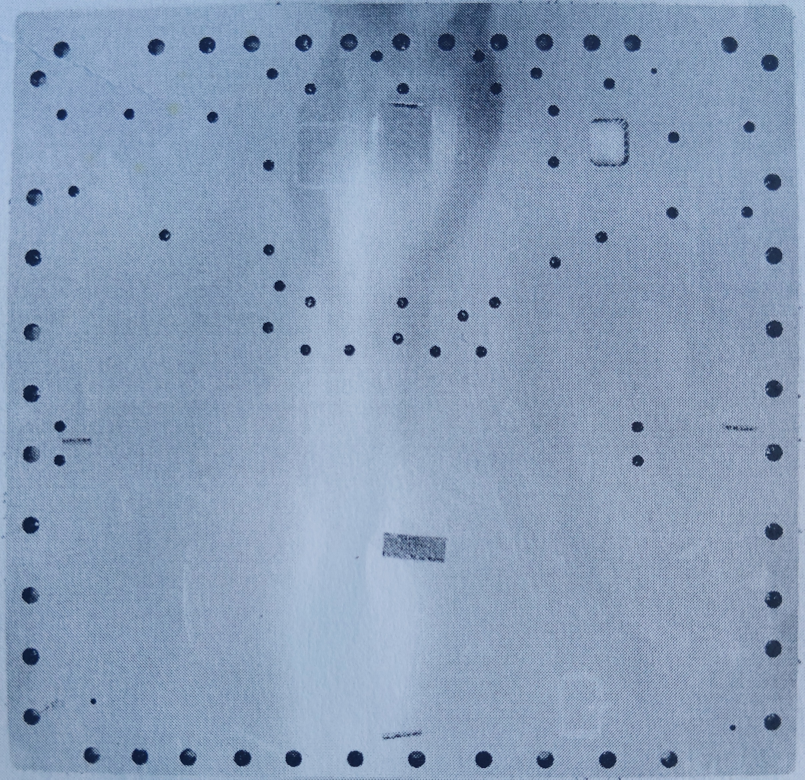
#> input picture data_image.jpeg, 2413 x 2338 px (shown at 1/3 size)
$ python -i image_preprocessor.py   (imports and definitions only)   (older library calls are emulated)
#> lines starting #> are read from the running program, lines starting #| are printed output that depends on the picture
#> in preprocess_image, raw is the input picture: shape (2338, 2413, 3); mean B, G, R 183.9, 156.5, 135.9
"""
AVID Stage 1b — Image Pre-processing
======================================
Prepares a raw, high-resolution metallic deck photograph for reliable
feature detection by suppressing glare, shadows, and surface scratches.

Processing chain (order matters):
    1. Grayscale conversion
    2. CLAHE            — local contrast normalization (fights glare/shadows)
    3. Bilateral filter — edge-preserving smoothing (kills scratches)
    4. Top-hat morph    — removes large-scale illumination gradients
    5. Sharpening mask  — recovers hole rim sharpness lost in filtering
    6. Normalize        — final 0-255 uint8 output

Each step is independently tunable via PreprocessConfig.
"""

import logging
from dataclasses import dataclass
from pathlib import Path
from typing import Optional, Tuple

import cv2
import numpy as np

logger = logging.getLogger(__name__)


# ---------------------------------------------------------------------------
# Configuration
# ---------------------------------------------------------------------------

@dataclass
class PreprocessConfig:
    """Tunable parameters for the pre-processing chain."""

    # CLAHE
    clahe_clip_limit: float = 3.0    # higher = more contrast boost; 2-4 typical
    clahe_tile_size: Tuple[int, int] = (16, 16)  # smaller = more local adaptation

    # Bilateral filter (applied after CLAHE)
    bilateral_d: int = 11            # diameter of pixel neighbourhood
    bilateral_sigma_color: float = 60.0   # color similarity bandwidth
    bilateral_sigma_space: float = 60.0   # spatial distance weight

    # Top-hat morphological transform
    apply_tophat: bool = True
    tophat_kernel_size: int = 61     # must be odd; roughly 2× largest glare blob

    # Unsharp mask (sharpening)
    apply_sharpen: bool = True
    sharpen_kernel_size: int = 5
    sharpen_amount: float = 1.5      # 1.0 = no change; >1.0 = sharpen

    # Optional: downscale factor (for development; set 1.0 for production)
    downscale_factor: float = 1.0    # 0.5 = half resolution; saves memory in dev


# ---------------------------------------------------------------------------
# Pre-processing stages
# ---------------------------------------------------------------------------

def _to_grayscale(img: np.ndarray) -> np.ndarray:
    """Convert BGR or RGBA image to grayscale."""
    if img.ndim == 2:
        return img.copy()
    if img.shape[2] == 4:
        return cv2.cvtColor(img, cv2.COLOR_BGRA2GRAY)
    return cv2.cvtColor(img, cv2.COLOR_BGR2GRAY)
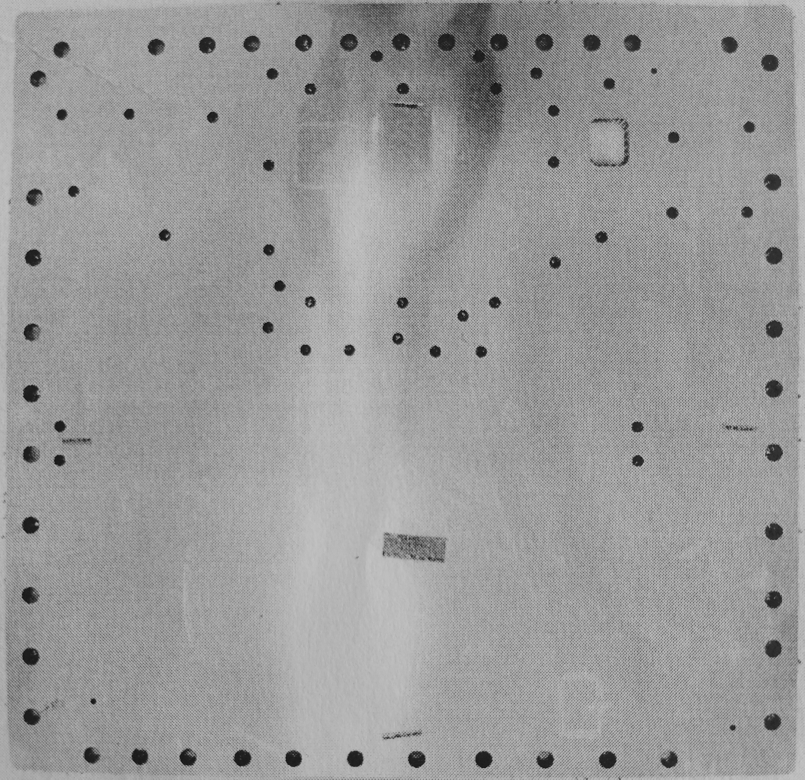
#> returned value: shape (2338, 2413) (shown at 1/3 size); min 7, max 211, mean 153.5


def _apply_clahe(gray: np.ndarray, cfg: PreprocessConfig) -> np.ndarray:
    """
    Contrast Limited Adaptive Histogram Equalization.
    Normalizes local contrast across metallic surfaces with uneven lighting.
    Critical for making dark-shadowed and over-exposed regions comparable.
    """
    clahe = cv2.createCLAHE(
        clipLimit=cfg.clahe_clip_limit,
        tileGridSize=cfg.clahe_tile_size,
    )
    return clahe.apply(gray)
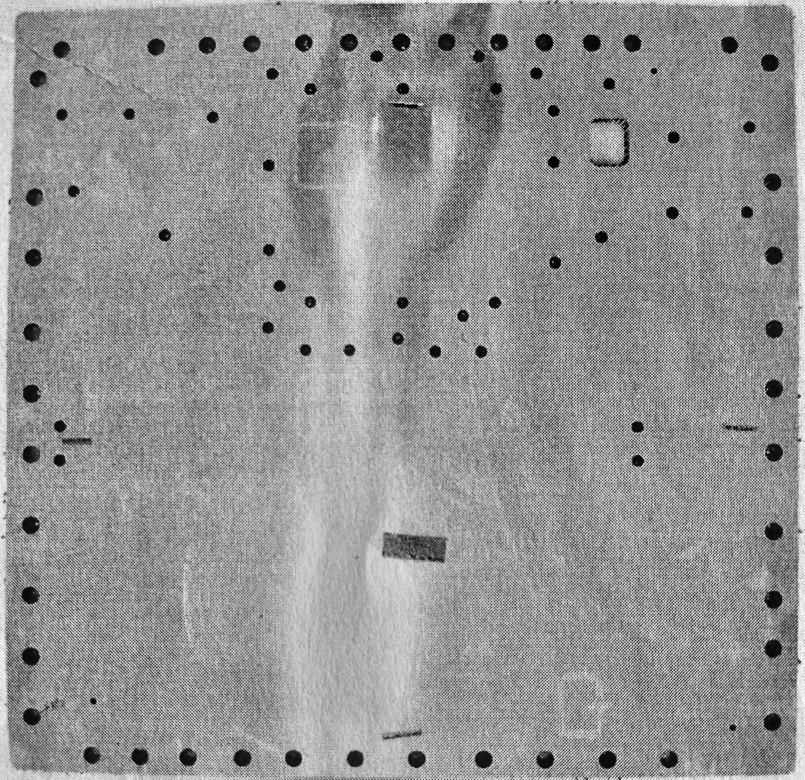
#> returned value: shape (2338, 2413) (shown at 1/3 size); min 0, max 255, mean 147.5


def _apply_bilateral(gray: np.ndarray, cfg: PreprocessConfig) -> np.ndarray:
    """
    Bilateral filter: smooths noise while preserving edges (hole rims).
    Superior to Gaussian for this use case because it does not blur
    the sharp circular boundary that Hough circles rely on.
    """
    return cv2.bilateralFilter(
        gray,
        d=cfg.bilateral_d,
        sigmaColor=cfg.bilateral_sigma_color,
        sigmaSpace=cfg.bilateral_sigma_space,
    )


def _apply_tophat(gray: np.ndarray, cfg: PreprocessConfig) -> np.ndarray:
    """
    White top-hat transform: extracts small bright features by subtracting
    the morphological opening (large bright background = glare regions).
    Result isolates hole rims and small surface detail against a flatter
    background. Add result to original for glare-suppressed image.
    """
    k = cfg.tophat_kernel_size
    kernel = cv2.getStructuringElement(cv2.MORPH_ELLIPSE, (k, k))
    tophat = cv2.morphologyEx(gray, cv2.MORPH_TOPHAT, kernel)
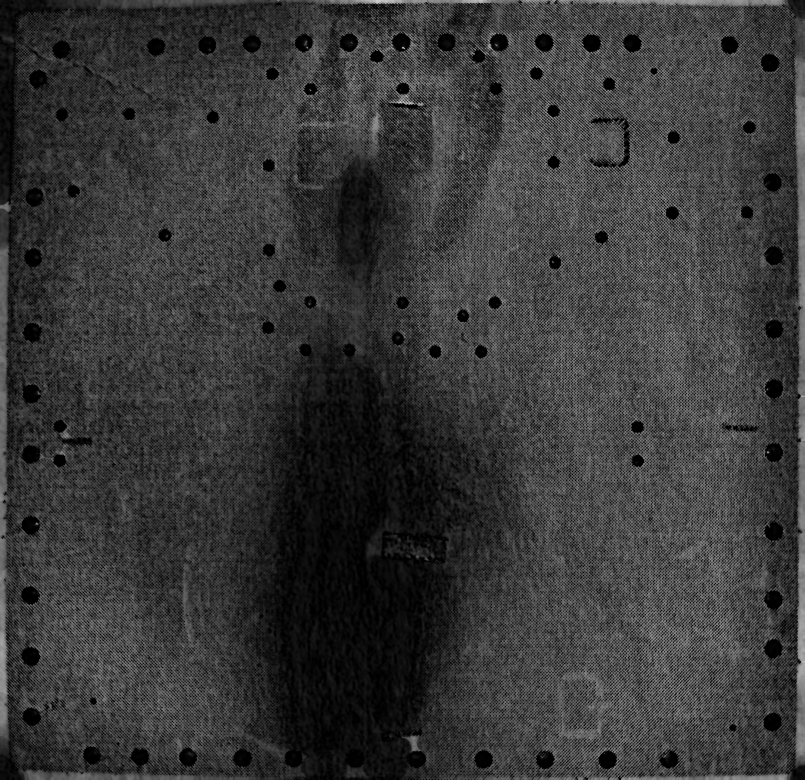
#> tophat: shape (2338, 2413) (shown at 1/3 size); min 0, max 211, mean 56.5
    # Blend: suppress overall brightness bias from large glare regions
    suppressed = cv2.addWeighted(gray, 0.7, tophat, 0.5, 0)
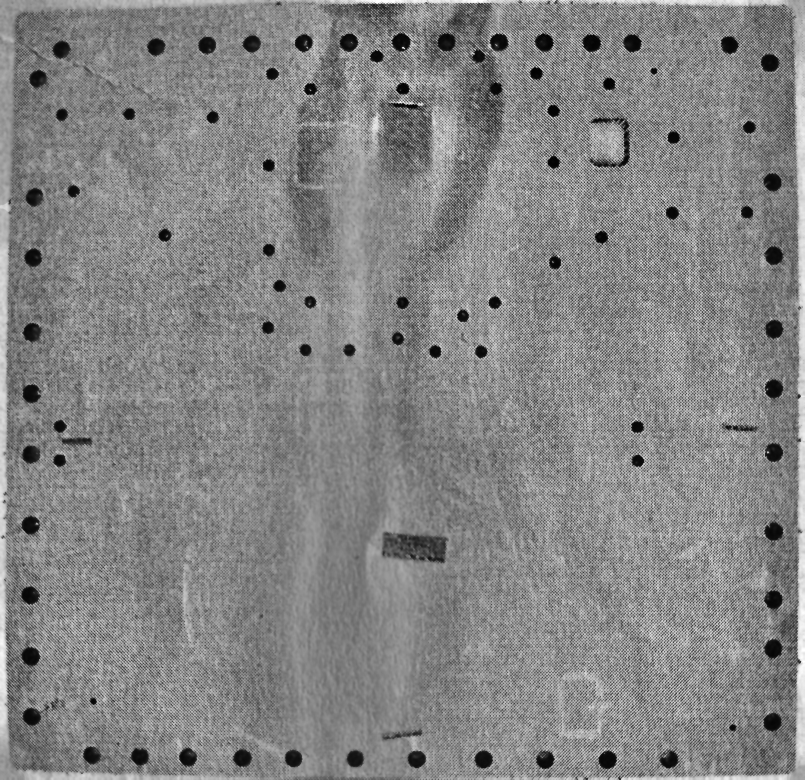
#> suppressed: shape (2338, 2413) (shown at 1/3 size); min 2, max 255, mean 132.8
    return np.clip(suppressed, 0, 255).astype(np.uint8)


def _apply_unsharp_mask(gray: np.ndarray, cfg: PreprocessConfig) -> np.ndarray:
    """
    Unsharp masking to recover edge sharpness after bilateral smoothing.
    Sharpened = original + amount * (original - blurred)
    """
    k = cfg.sharpen_kernel_size
    blurred = cv2.GaussianBlur(gray, (k, k), 0)
    sharpened = cv2.addWeighted(
        gray, 1 + cfg.sharpen_amount,
        blurred, -cfg.sharpen_amount,
        0
    )
    return np.clip(sharpened, 0, 255).astype(np.uint8)


def _normalize_output(gray: np.ndarray) -> np.ndarray:
    """Stretch histogram to full 0-255 range for maximum detector sensitivity."""
    return cv2.normalize(gray, None, 0, 255, cv2.NORM_MINMAX, cv2.CV_8U)


# ---------------------------------------------------------------------------
# Pipeline entry point
# ---------------------------------------------------------------------------

def preprocess_image(
    image: np.ndarray | str | Path,
    cfg: Optional[PreprocessConfig] = None,
    save_debug: bool = False,
    debug_dir: Optional[str | Path] = None,
) -> Tuple[np.ndarray, dict]:
    """
    Run the full pre-processing chain on an image.

    Parameters
    ----------
    image   : BGR numpy array OR path to image file
    cfg     : PreprocessConfig (defaults applied if None)
    save_debug  : if True, saves intermediate images for tuning
    debug_dir   : folder to write debug images into

    Returns
    -------
    processed : uint8 grayscale numpy array, ready for detection
    meta      : dict with image dimensions and applied config
    """
    if cfg is None:
        cfg = PreprocessConfig()

    # --- Load ---
    if isinstance(image, (str, Path)):
        raw = cv2.imread(str(image), cv2.IMREAD_COLOR)
        if raw is None:
            raise IOError(f"Failed to load image: {image}")
        logger.info(f"Loaded image: {Path(image).name}  shape={raw.shape}")
    else:
        raw = image.copy()

    # --- Optional downscale (dev/tuning mode) ---
    if cfg.downscale_factor != 1.0:
        new_w = int(raw.shape[1] * cfg.downscale_factor)
        new_h = int(raw.shape[0] * cfg.downscale_factor)
        raw = cv2.resize(raw, (new_w, new_h), interpolation=cv2.INTER_AREA)
        logger.debug(f"Downscaled to {raw.shape[:2]}")

    stages = {}

    # --- Chain ---
    gray = _to_grayscale(raw)
    stages["00_gray"] = gray

    after_clahe = _apply_clahe(gray, cfg)
    stages["01_clahe"] = after_clahe

    after_bilateral = _apply_bilateral(after_clahe, cfg)
    stages["02_bilateral"] = after_bilateral

    current = after_bilateral
    if cfg.apply_tophat:
        current = _apply_tophat(current, cfg)
        stages["03_tophat"] = current

    if cfg.apply_sharpen:
        current = _apply_unsharp_mask(current, cfg)
        stages["04_sharpen"] = current

    processed = _normalize_output(current)
    stages["05_final"] = processed

    logger.info(
        f"Pre-processing complete. Output shape: {processed.shape}, "
        f"dtype: {processed.dtype}, "
        f"min/max: {processed.min()}/{processed.max()}"
    )

    # --- Optional debug saves ---
    if save_debug and debug_dir:
        debug_path = Path(debug_dir)
        debug_path.mkdir(parents=True, exist_ok=True)
        for name, img in stages.items():
            cv2.imwrite(str(debug_path / f"{name}.png"), img)
        logger.info(f"Debug images written to: {debug_path}")

    meta = {
        "original_shape": raw.shape,
        "processed_shape": processed.shape,
        "downscale_factor": cfg.downscale_factor,
        "config": cfg,
    }
    return processed, meta


# ---------------------------------------------------------------------------
# Synthetic image generator (for Stage 1 validation — no real photos needed)
# ---------------------------------------------------------------------------

# [81 lines left out: function generate_synthetic_deck_image, not called in this run]

>>> result = preprocess_image('../../data_image.jpeg')
